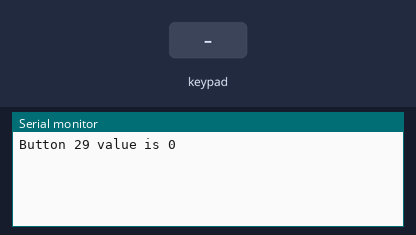
This sketch was run on a simulated Teensy 4. Shown: the last lines printed to the serial monitor. Wiring (inferred from the names in the program): 8×3 keypad (labels assumed): rows pin 0, pin 4, pin 5, pin 6, pin 7, pin 8, pin 9, pin 10; columns pin 1, pin 2, pin 3. Inputs (shaded band) come from the test bench.

Above: at 1.2 s.
1.3 s: key '1' pressed
At 2.5 s:
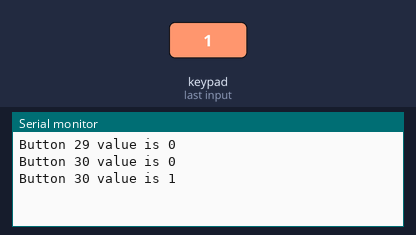
2.8 s: keypad keys 1 3 9 7 2 2 2 2 pressed 0.4 s apart
At 6.5 s:
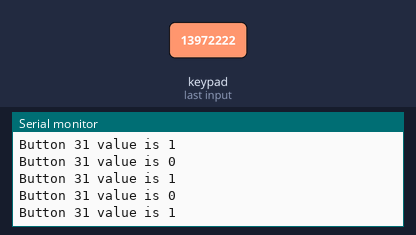
7.5 s: key '4' pressed
At 8.5 s:
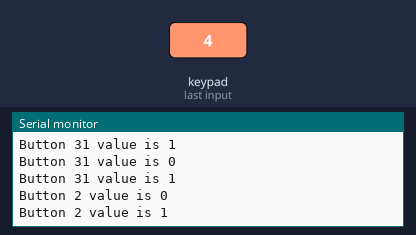
9.0 s: keypad keys 1 3 9 7 2 2 2 2 A pressed 0.4 s apart
At 13.4 s:
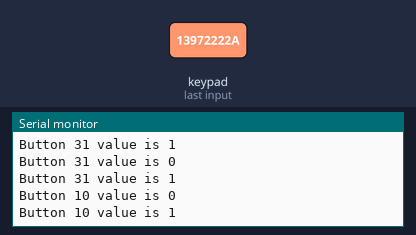
Timing chart, 0 to 14.9 s (numbered marks = the images above; inputs shaded):
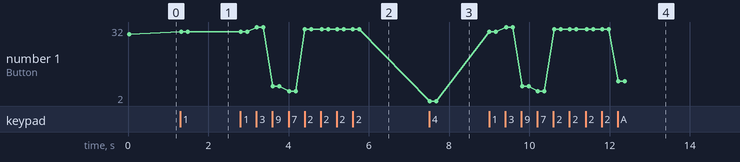

Measured:
- after the input at 1.3 s, the serial monitor: prints a new line at once (image 1)
- after the input at 2.8 s, the serial monitor: prints a new line after 0.40 s (image 2)
- after the input at 7.5 s, the serial monitor: prints a new line at once (image 3)
- after the input at 9.0 s, the serial monitor: prints a new line at once (image 4)
- plotted number 1: 29 → 30 after the input at 1.3 s, 30 → 31 after the input at 2.8 s, 31 → 2 after the input at 7.5 s, 2 → 10 after the input at 9.0 s

The sketch:

jaminator_buttonarray_usb_2020-02-26-01_midi.ino
```cpp
/* Geoff's button matrix MIDI controller Teensy code
  I stole lots of logic from Teensy USB-MIDI Buttons example code by Liam Lacey

  Using a switch matrix design I found at https://forum.arduino.cc/index.php?topic=253215.0
  Schematic https://forum.arduino.cc/index.php?action=dlattach;topic=253215.0;attach=87528

  You must select MIDI from the "Tools > USB Type" menu for this code to compile.

  To change the name of the USB-MIDI device, edit the STR_PRODUCT define
  in the /Applications/Arduino.app/Contents/Java/hardware/teensy/avr/cores/usb_midi/usb_private.h
  file. You may need to clear your computers cache of MIDI devices for the name change to be applied.

  See https://www.pjrc.com/teensy/td_midi.html for the Teensy MIDI library documentation.

*/

const byte NUM_OF_X_PINS = 8;
const byte NUM_OF_Y_PINS = 4;
const byte SWITCHPINS_X[NUM_OF_X_PINS] = { 4, 5, 6, 7,  8, 9, 10 };  // pins to which the x row is connected
const byte SWITCHPINS_Y[NUM_OF_Y_PINS] = { 0, 1, 2, 3 }; // pins to which the y col is connected
const byte NUM_OF_SWITCHES = NUM_OF_X_PINS * NUM_OF_Y_PINS ; // number of buttons

byte switchValue[NUM_OF_SWITCHES];

// the MIDI channel number to send messages
const int MIDI_CHAN = 1;

const int MIDI_NOTE_NUMS[NUM_OF_SWITCHES] = { 0, 41, 42, 43, 36, 37, 38, 39, 44, 45, 46, 47, 48, 49, 50, 51, 52, 53, 54, 55, 56, 57, 58, 59, 60, 61, 62, 63, 64, 65, 66, 67};

void setup() {

  Serial.begin(9600); // DEBUG: USB is always 12Mbit/sec no matter the baud rate here

  for (byte i = 0; i < NUM_OF_SWITCHES; i++) {
    switchValue[i] = 1; // set all switches to 'off' to start with (1 is off in this logic)
  }

  for (byte i = 0; i < NUM_OF_X_PINS; i++) { // Configure the x pins for input mode with pullup resistors.
    pinMode(SWITCHPINS_X[i], INPUT_PULLUP);
  }

  for (byte i = 0; i < NUM_OF_Y_PINS; i++) { // Configure the y pins for input mode with pullup resistors.
    pinMode(SWITCHPINS_Y[i], INPUT_PULLUP);
  }
}

void loop() {

  byte n = 0; // This is used to enumerate every actual button starting from switch 0

  for (byte xpin = 0; xpin < NUM_OF_X_PINS; xpin++) { // Loop through every digital x pin

    pinMode(SWITCHPINS_X[xpin], OUTPUT); // Sets the digital x pin as output

    digitalWrite(SWITCHPINS_X[xpin], LOW); // 0 volts (https://www.arduino.cc/en/Reference/DigitalWrite)

    for (byte ypin = 0; ypin < NUM_OF_Y_PINS; ypin++) { // Loop through every digital y pin

      // At this point, we are examining "button" n
      // I've noticed that 1 = button unpressed, 0 = button pressed

      byte switchCurrentValue = digitalRead(SWITCHPINS_Y[ypin]); // Read Y Pin and set CurrentValue of the Switch. 1 = off, 0 = on

      if ((switchValue[n] != switchCurrentValue)) { // If there's an edge change ) { // Oh button n's state has changed from our last recorded state!
        switchValue[n] = switchCurrentValue; // Record the new value

        char buf[22];
        sprintf(buf, "Button %d value is %d", n+1, switchValue[n]);
        Serial.println(buf);

        if (switchCurrentValue == 0) { // Switch ON!
          usbMIDI.sendNoteOn (MIDI_NOTE_NUMS[n+1], 110, MIDI_CHAN);
        }
        else { // Switch OFF!
          usbMIDI.sendNoteOff (MIDI_NOTE_NUMS[n+1], 0, MIDI_CHAN);
        }
      }

      n++; // move on to the next button

      delay(1); // 1 ms between each button, just chill out OK

    }
    pinMode(SWITCHPINS_X[xpin], INPUT_PULLUP); // Stop the digitalWrite
  }

  while (usbMIDI.read())
  {
    // ignoring incoming messages, so don't do anything here.
  }
}
```
